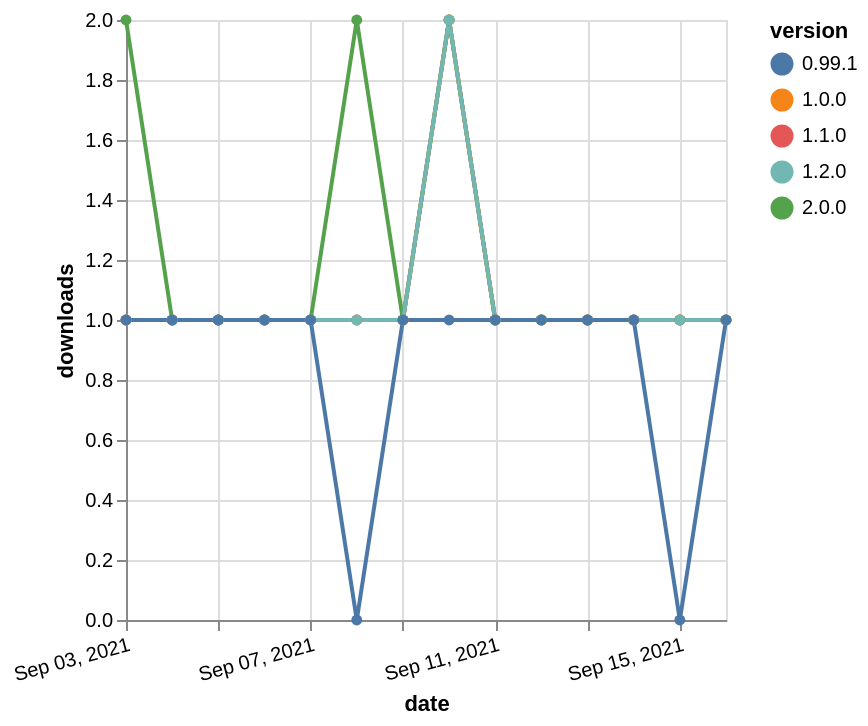

Vega-Lite specification stored for this chart:
### Vega-Lite specification from a JSON file in a GitHub repository (floating-point values rounded to 4 significant figures)
{"$schema": "https://vega.github.io/schema/vega-lite/v5.json", "description": "A simple bar chart with embedded data.", "data": {"values": [{"date": "2021-09-03", "total": 175, "delta": 1, "version": "1.1.0"}, {"date": "2021-09-04", "total": 176, "delta": 1, "version": "1.1.0"}, {"date": "2021-09-05", "total": 177, "delta": 1, "version": "1.1.0"}, {"date": "2021-09-06", "total": 178, "delta": 1, "version": "1.1.0"}, {"date": "2021-09-07", "total": 179, "delta": 1, "version": "1.1.0"}, {"date": "2021-09-08", "total": 180, "delta": 1, "version": "1.1.0"}, {"date": "2021-09-09", "total": 181, "delta": 1, "version": "1.1.0"}, {"date": "2021-09-10", "total": 183, "delta": 2, "version": "1.1.0"}, {"date": "2021-09-11", "total": 184, "delta": 1, "version": "1.1.0"}, {"date": "2021-09-12", "total": 185, "delta": 1, "version": "1.1.0"}, {"date": "2021-09-13", "total": 186, "delta": 1, "version": "1.1.0"}, {"date": "2021-09-14", "total": 187, "delta": 1, "version": "1.1.0"}, {"date": "2021-09-15", "total": 188, "delta": 1, "version": "1.1.0"}, {"date": "2021-09-16", "total": 189, "delta": 1, "version": "1.1.0"}, {"date": "2021-09-03", "total": 202, "delta": 1, "version": "1.0.0"}, {"date": "2021-09-04", "total": 203, "delta": 1, "version": "1.0.0"}, {"date": "2021-09-05", "total": 204, "delta": 1, "version": "1.0.0"}, {"date": "2021-09-06", "total": 205, "delta": 1, "version": "1.0.0"}, {"date": "2021-09-07", "total": 206, "delta": 1, "version": "1.0.0"}, {"date": "2021-09-08", "total": 207, "delta": 1, "version": "1.0.0"}, {"date": "2021-09-09", "total": 208, "delta": 1, "version": "1.0.0"}, {"date": "2021-09-10", "total": 210, "delta": 2, "version": "1.0.0"}, {"date": "2021-09-11", "total": 211, "delta": 1, "version": "1.0.0"}, {"date": "2021-09-12", "total": 212, "delta": 1, "version": "1.0.0"}, {"date": "2021-09-13", "total": 213, "delta": 1, "version": "1.0.0"}, {"date": "2021-09-14", "total": 214, "delta": 1, "version": "1.0.0"}, {"date": "2021-09-15", "total": 215, "delta": 1, "version": "1.0.0"}, {"date": "2021-09-16", "total": 216, "delta": 1, "version": "1.0.0"}, {"date": "2021-09-03", "total": 115, "delta": 2, "version": "2.0.0"}, {"date": "2021-09-04", "total": 116, "delta": 1, "version": "2.0.0"}, {"date": "2021-09-05", "total": 117, "delta": 1, "version": "2.0.0"}, {"date": "2021-09-06", "total": 118, "delta": 1, "version": "2.0.0"}, {"date": "2021-09-07", "total": 119, "delta": 1, "version": "2.0.0"}, {"date": "2021-09-08", "total": 121, "delta": 2, "version": "2.0.0"}, {"date": "2021-09-09", "total": 122, "delta": 1, "version": "2.0.0"}, {"date": "2021-09-10", "total": 124, "delta": 2, "version": "2.0.0"}, {"date": "2021-09-11", "total": 125, "delta": 1, "version": "2.0.0"}, {"date": "2021-09-12", "total": 126, "delta": 1, "version": "2.0.0"}, {"date": "2021-09-13", "total": 127, "delta": 1, "version": "2.0.0"}, {"date": "2021-09-14", "total": 128, "delta": 1, "version": "2.0.0"}, {"date": "2021-09-15", "total": 129, "delta": 1, "version": "2.0.0"}, {"date": "2021-09-16", "total": 130, "delta": 1, "version": "2.0.0"}, {"date": "2021-09-03", "total": 288, "delta": 1, "version": "1.2.0"}, {"date": "2021-09-04", "total": 289, "delta": 1, "version": "1.2.0"}, {"date": "2021-09-05", "total": 290, "delta": 1, "version": "1.2.0"}, {"date": "2021-09-06", "total": 291, "delta": 1, "version": "1.2.0"}, {"date": "2021-09-07", "total": 292, "delta": 1, "version": "1.2.0"}, {"date": "2021-09-08", "total": 293, "delta": 1, "version": "1.2.0"}, {"date": "2021-09-09", "total": 294, "delta": 1, "version": "1.2.0"}, {"date": "2021-09-10", "total": 296, "delta": 2, "version": "1.2.0"}, {"date": "2021-09-11", "total": 297, "delta": 1, "version": "1.2.0"}, {"date": "2021-09-12", "total": 298, "delta": 1, "version": "1.2.0"}, {"date": "2021-09-13", "total": 299, "delta": 1, "version": "1.2.0"}, {"date": "2021-09-14", "total": 300, "delta": 1, "version": "1.2.0"}, {"date": "2021-09-15", "total": 301, "delta": 1, "version": "1.2.0"}, {"date": "2021-09-16", "total": 302, "delta": 1, "version": "1.2.0"}, {"date": "2021-09-03", "total": 217, "delta": 1, "version": "0.99.1"}, {"date": "2021-09-04", "total": 218, "delta": 1, "version": "0.99.1"}, {"date": "2021-09-05", "total": 219, "delta": 1, "version": "0.99.1"}, {"date": "2021-09-06", "total": 220, "delta": 1, "version": "0.99.1"}, {"date": "2021-09-07", "total": 221, "delta": 1, "version": "0.99.1"}, {"date": "2021-09-08", "total": 221, "delta": 0, "version": "0.99.1"}, {"date": "2021-09-09", "total": 222, "delta": 1, "version": "0.99.1"}, {"date": "2021-09-10", "total": 223, "delta": 1, "version": "0.99.1"}, {"date": "2021-09-11", "total": 224, "delta": 1, "version": "0.99.1"}, {"date": "2021-09-12", "total": 225, "delta": 1, "version": "0.99.1"}, {"date": "2021-09-13", "total": 226, "delta": 1, "version": "0.99.1"}, {"date": "2021-09-14", "total": 227, "delta": 1, "version": "0.99.1"}, {"date": "2021-09-15", "total": 227, "delta": 0, "version": "0.99.1"}, {"date": "2021-09-16", "total": 228, "delta": 1, "version": "0.99.1"}]}, "width": "container", "mark": {"type": "line", "point": {"filled": true}}, "encoding": {"x": {"field": "date", "type": "temporal", "timeUnit": "yearmonthdate", "title": "date", "axis": {"labelAngle": -15}}, "y": {"field": "delta", "type": "quantitative", "title": "downloads"}, "color": {"field": "version", "type": "nominal"}, "tooltip": {"field": "delta"}}}
